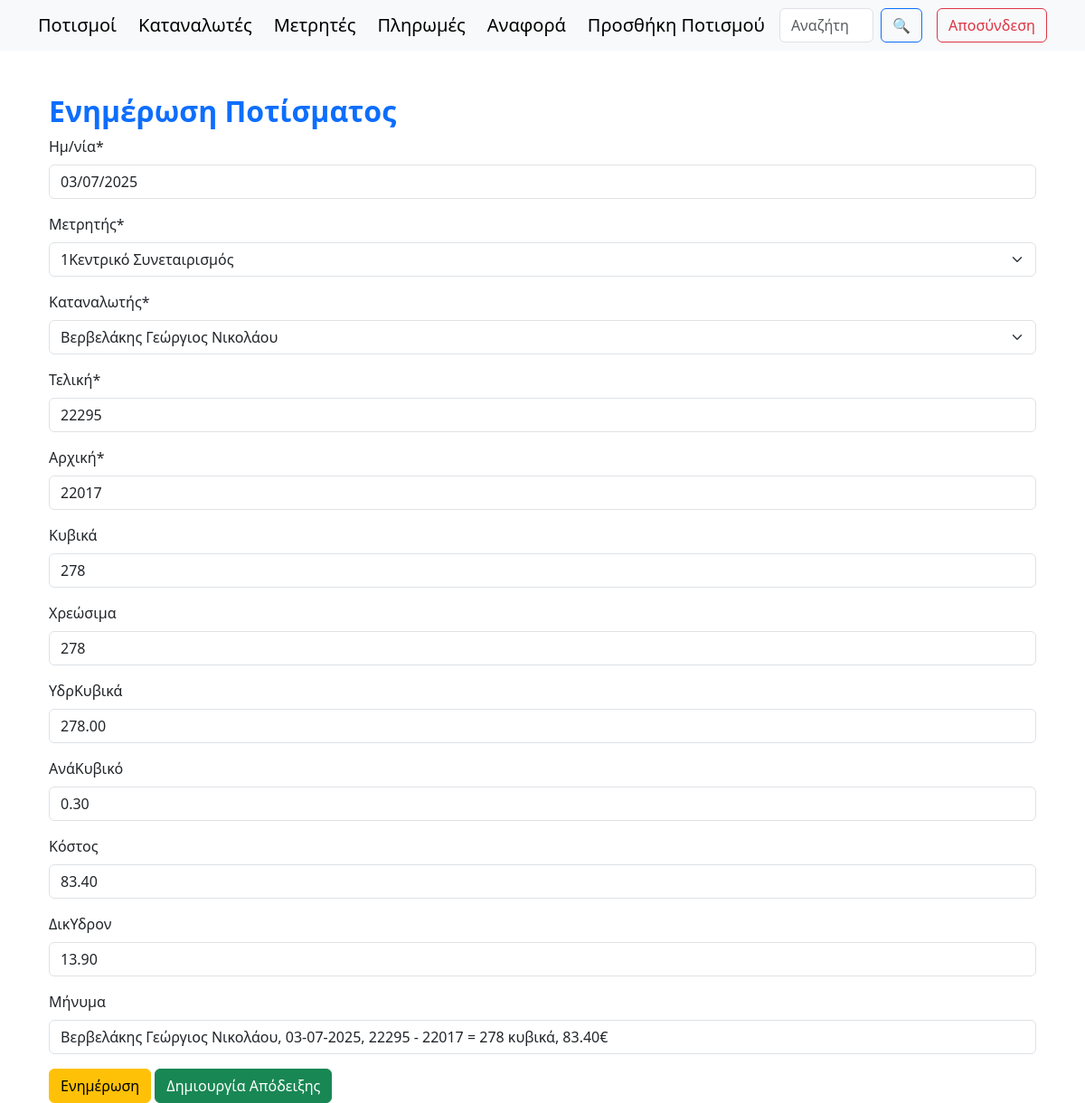
Page /update-irrigation/403/ (signed in) on the earlier database version.
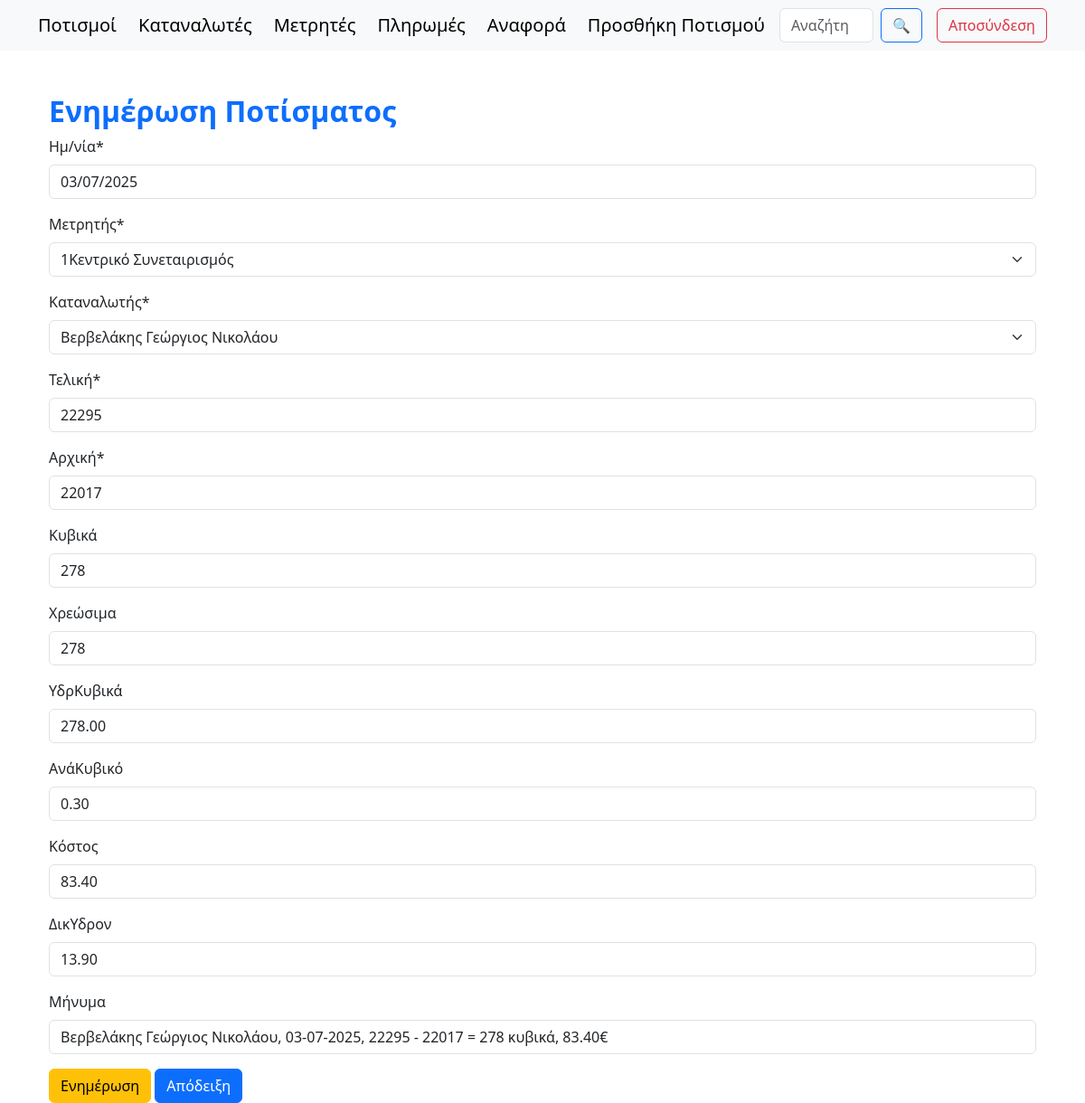
Same page on the later database version.
### synet/views.py (the view)
# urls.py: path('update-irrigation/<int:pk>/', WaterConsUpdateView.as_view(), name='update_irrigation'),    # path('insert', views.insertData, name="insertData"),
class WaterConsUpdateView(PermissionRequiredMixin, UpdateView):
    permission_required = 'synet.change_watercons'
    model = WaterCons
    form_class = WaterConsForm
    template_name = 'update_irrigation.html'
    success_url = reverse_lazy('index')

### synet/forms.py
class WaterConsForm(ModelForm):
    class Meta:
        model = WaterCons
        fields = [
            'date',
            'counter',
            'customer',
            'finalIndication',
            'initialIndication',
            'cubicMeters',
            'billableCubicMeters',
            'hydronomistsCubicMeters',
            'costPerMeter',
            'cost',
            'hydronomistsRight',
            'viberMsg',
            ]
        labels = {
         'date': 'Ημ/νία',
         'counter': "Μετρητής",
         'customer': "Καταναλωτής",
         'finalIndication': "Τελική",
         'initialIndication': "Αρχική",
         'cubicMeters': "Κυβικά",
         'billableCubicMeters': "Χρεώσιμα",
         'hydronomistsCubicMeters': "ΥδρΚυβικά",
         'costPerMeter': 'ΑνάΚυβικό',
         'cost': "Κόστος",
         'hydronomistsRight': "ΔικΥδρον",
         'viberMsg': "Μήνυμα",
         'notes': "Σημειώσεις",
         'field': "Χωράφι",
         'receipt': "Απόδειξη"
        }
    def __init__(self, *args, **kwargs):
        super().__init__(*args, **kwargs)
        self.fields['date'].initial = forms.DateField().widget.attrs['value'] = date.today().strftime("%Y-%m-%d")

### templates/update_irrigation.html (shortened to what this page needs)
{% extends "main.html" %}
{% load crispy_forms_tags %}
{% block content %}
<div class="container mt-5">
    <h2>Ενημέρωση Ποτίσματος</h2>
    <form method="post">
        {{ form|crispy }}
        <button type="submit" class="btn btn-warning">Ενημέρωση</button>
        {% if object.receipt %}
            <a href="{% url 'paids_update' object.receipt.id %}" class="btn btn-primary">Απόδειξη</a>
        {% else %}
            <a href="{% url 'create_payment' object.id %}" class="btn btn-success">Δημιουργία Απόδειξης</a>
        {% endif %}
    </form>
</div>
{% endblock %}

Differences in the rows shown:
changed WaterCons: receipt_id empty → 399 (drawn)
Other differences:
text no longer shown: "Δημιουργία Απόδειξης"
text now shown: "Απόδειξη"
